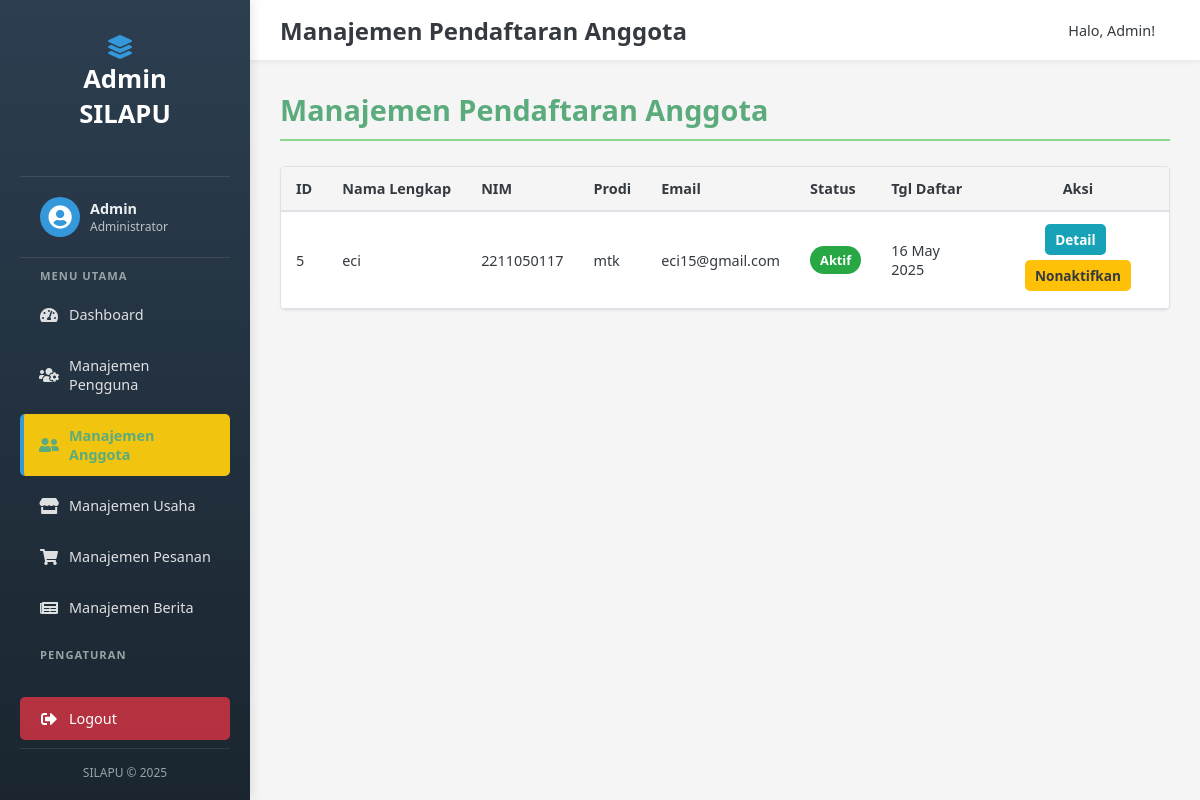
Screenshot of /admin/manajemen_anggota.php (signed in) with the database file from the repository.
### tables this page shows
CREATE TABLE `data_anggota` (
  `id` int NOT NULL,
  `user_id` int DEFAULT NULL,
  `nama_lengkap` varchar(255) NOT NULL,
  `nim` varchar(20) NOT NULL,
  `semester` varchar(10) NOT NULL,
  `program_studi` varchar(100) NOT NULL,
  `email` varchar(255) NOT NULL,
  `nomor_hp` varchar(20) DEFAULT NULL,
  `alasan_bergabung` text,
  `tanggal_pendaftaran` timestamp NULL DEFAULT CURRENT_TIMESTAMP,
  `status_keanggotaan` varchar(50) DEFAULT 'Menunggu Konfirmasi'
);

### admin/manajemen_anggota.php (the view, shortened to what this page needs)
 <?php
 $pathPrefix = '../';
 $adminPathPrefix = '';
 $pageTitle = "Manajemen Pendaftaran Anggota";
 require $pathPrefix . 'config/db.php';
 $sql_anggota = "SELECT id, nama_lengkap, nim, semester, program_studi, email, nomor_hp, status_keanggotaan, tanggal_pendaftaran
                 FROM data_anggota
                 ORDER BY tanggal_pendaftaran DESC";
 $result_anggota = $conn->query($sql_anggota);
include $pathPrefix . 'includes/admin_header.php';
?>
<h2 class="section-title">
    <?php echo $pageTitle; ?>
</h2>
<?php if ($result_anggota && $result_anggota->num_rows > 0): ?>
    <div class="table-responsive">
        <table class="data-table">
            <thead>
                <tr>
                    <th>ID</th>
                    <th>Nama Lengkap</th>
                    <th>NIM</th>
                    <th>Prodi</th>
                    <th>Email</th>
                    <th>Status</th>
                    <th>Tgl Daftar</th>
                    <th style="text-align: center;">Aksi</th>
                </tr>
            </thead>
            <tbody>
                <?php while($anggota = $result_anggota->fetch_assoc()): ?>
                    <tr>
                        <td><?php echo htmlspecialchars($anggota['id']); ?></td>
                        <td><?php echo htmlspecialchars($anggota['nama_lengkap']); ?></td>
                        <td><?php echo htmlspecialchars($anggota['nim']); ?></td>
                        <td><?php echo htmlspecialchars($anggota['program_studi']); ?></td>
                        <td><?php echo htmlspecialchars($anggota['email']); ?></td>
                        <td>
                            <span class="status-badge <?php
                                $status_class = 'status-menunggu';
                                if ($anggota['status_keanggotaan'] == 'Aktif') $status_class = 'status-aktif';
                                elseif ($anggota['status_keanggotaan'] == 'Ditolak') $status_class = 'status-ditolak';
                                echo $status_class;
                            ?>">
                                <?php echo htmlspecialchars($anggota['status_keanggotaan']); ?>
                            </span>
                        </td>
                        <td><?php echo date('d M Y', strtotime($anggota['tanggal_pendaftaran'])); ?></td>
                        <td class="actions" style="text-align: center;">
                            <a href="<?php echo $adminPathPrefix; ?>detail_anggota.php?id=<?php echo $anggota['id']; ?>" class="btn-admin btn-admin-info btn-sm">Detail</a>
                            <?php if ($anggota['status_keanggotaan'] == 'Menunggu Konfirmasi'): ?>
                                <a href="<?php echo $adminPathPrefix; ?>proses_update_status_anggota.php?id=<?php echo $anggota['id']; ?>&status=Aktif" onclick="return confirm('Setujui?');" class="btn-admin btn-admin-success btn-sm">Setujui</a>
                                <a href="<?php echo $adminPathPrefix; ?>proses_update_status_anggota.php?id=<?php echo $anggota['id']; ?>&status=Ditolak" onclick="return confirm('Tolak?');" class="btn-admin btn-admin-danger btn-sm">Tolak</a>
                            <?php elseif ($anggota['status_keanggotaan'] == 'Aktif'): ?>
                                <a href="<?php echo $adminPathPrefix; ?>proses_update_status_anggota.php?id=<?php echo $anggota['id']; ?>&status=Nonaktif" onclick="return confirm('Nonaktifkan?');" class="btn-admin btn-admin-warning btn-sm">Nonaktifkan</a>
                            <?php endif; ?>
                        </td>
                    </tr>
                <?php endwhile; ?>
            </tbody>
        </table>
    </div>
 <?php elseif ($result_anggota): ?>
     <p style="margin-top: 20px; color: var(--dark);">Belum ada pendaftar anggota.</p>
 <?php else: ?>
     <p style="margin-top: 20px; color: var(--red);">Gagal mengambil data pendaftar anggota: <?php echo $conn->error; ?></p>
 <?php endif; ?>
 <?php
 include $pathPrefix . 'includes/admin_footer.php';
 ?>

### assets/css/admin_style.css (style rules this page uses)
:root { --light-green: #8CD790; --dark-green: #5CAB7D; --red: #E74C3C; --yellow: #F1C40F; --white: #FFFFFF; --dark: #333333; --light-gray: #F5F5F5; --sidebar-width: 250px; --admin-header-height: 60px; --primary-blue: #007bff; --secondary-gray: #6c757d; --success-green: #28a745; --danger-red: #dc3545; --warning-yellow: #ffc107; --info-blue: #17a2b8; --text-dark: #343a40; --text-light: #f8f9fa; --border-color: #dee2e6; }
* { margin: 0; padding: 0; box-sizing: border-box; font-family: 'Segoe UI', Tahoma, Geneva, Verdana, sans-serif; }
body.admin-body { display: flex; min-height: 100vh; background-color: var(--light-gray); color: var(--text-dark); font-size: 16px; }
.page-content .section-title { font-size: 1.8rem; margin-bottom: 25px; color: var(--dark-green); padding-bottom: 10px; border-bottom: 2px solid var(--light-green); text-shadow: none; }
.btn-admin { display: inline-block; padding: 10px 18px; border-radius: 5px; text-decoration: none; cursor: pointer; border: none; font-weight: 600; font-size: 0.95rem; transition: opacity 0.2s ease, transform 0.1s ease; text-align: center; }
.btn-admin-warning { background-color: var(--warning-yellow); color: var(--text-dark); }
.btn-admin-info { background-color: var(--info-blue); color: white; }
.table-responsive { overflow-x: auto; margin-top: 20px; border: 1px solid var(--border-color); border-radius: 5px; background-color: var(--white); box-shadow: 0 1px 3px rgba(0,0,0,0.05); }
.data-table { width: 100%; border-collapse: collapse; }
.data-table th, .data-table td { padding: 12px 15px; border-bottom: 1px solid var(--border-color); text-align: left; font-size: 0.9rem; vertical-align: middle; }
.data-table thead th { background-color: var(--light-gray); color: var(--text-dark); font-weight: 600; border-bottom-width: 2px; white-space: nowrap; }
.data-table td .status-badge { padding: 5px 10px; border-radius: 15px; color: white; font-size: 0.8rem; font-weight: 600; text-transform: capitalize; display: inline-block; }
.data-table td .status-badge.status-disetujui, .data-table td .status-badge.status-aktif, .data-table td .status-badge.status-selesai { background-color: var(--success-green); }
.data-table .actions a, .data-table .actions button { margin-right: 5px; margin-bottom: 5px; font-size: 0.85rem; padding: 6px 10px; }
.data-table .actions a:last-child, .data-table .actions button:last-child { margin-right: 0; }

### rows the page displays
data_anggota: id "5", nama_lengkap "eci", nim "2211050117", program_studi "mtk", email "eci15@gmail.com", status_keanggotaan "Aktif", tanggal_pendaftaran "16 May 2025"

### other values shown
$pageTitle "Manajemen Pendaftaran Anggota"
$_SESSION['username'] "Admin"
